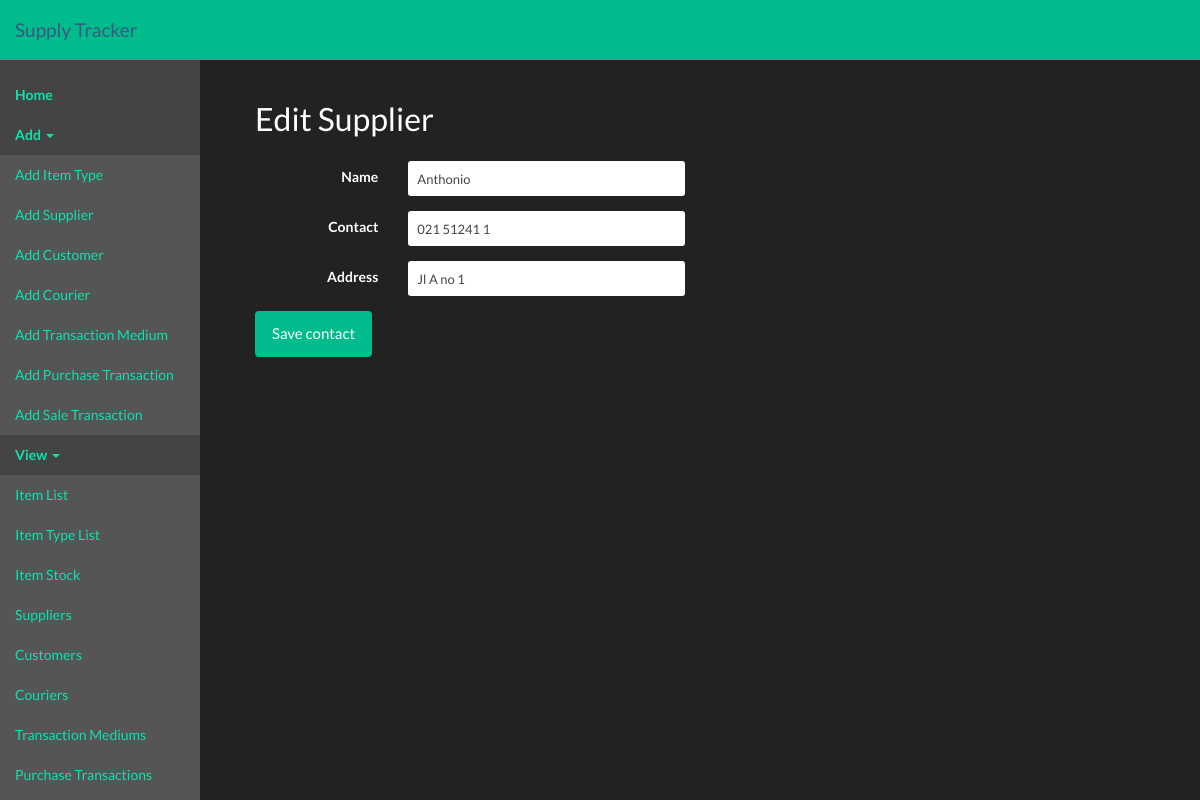
Page /suppliers/edit/1 on the committed database.
### app/models.py (models this page shows, shortened)
class STModel(db.Model):
    __abstract__ = True
    errors = []
    @classmethod
    def get(cls, id):
        return cls.query.get(id)

class Supplier(STModel):
    id = db.Column(db.Integer, primary_key=True)
    name = db.Column(db.String(NAME_LENGTH), index=True, nullable=False)
    contact = db.Column(db.String(CONTACT_LENGTH))
    address = db.Column(db.String(ADDRESS_LENGTH))
    purchase_transactions = db.relationship('PurchaseTransaction', backref='supplier',
                                            lazy='dynamic',
                                            cascade='save-update, merge, delete')

### app/views.py (the view, shortened to what this page needs)
@app.route('/suppliers/edit', methods=['GET', 'POST'])
@app.route('/suppliers/edit/<id>', methods=['GET', 'POST'])
def edit_supplier(id=None):
    if not id:
        return redirect(url_for(suppliers.__name__))
    supplier = models.Supplier.get(id)
    if not supplier:
        return redirect(url_for(suppliers.__name__))
    form = forms.ContactForm(obj=supplier)
    return render_template('edit/edit-supplier.html', form=form)

### app/forms.py
class ContactForm(Form):
    name = StringField(label='Name',
                       validators=[Length(max=models.NAME_LENGTH), InputRequired()])
    contact = StringField(label='Contact',
                          validators=[Length(max=models.CONTACT_LENGTH)])
    address = StringField(label='Address',
                          validators=[Length(max=models.ADDRESS_LENGTH)])
    submit_button = SubmitField(label='Save contact')

### app/__init__.py (called while the page is built)
@event.listens_for(Engine, "connect")
def set_sqlite_pragma(dbapi_connection, connection_record):
    cursor = dbapi_connection.cursor()
    cursor.execute("PRAGMA foreign_keys=ON")
    cursor.close()

### app/templates/edit/edit-supplier.html
{% extends "base.html" %}
{% block content %}
<h2 class="header-title">Edit Supplier</h2>
{% include 'form_templates/contact-form.html' %}
{% endblock %}

### app/templates/_formhelpers.html (shortened to what this page needs)
{% macro render_form_field(field, label_width=2,
  field_width=4, extra_div_class="",
  extra_field_class="", label_visible=true) %}
  {% set div_class='form-group {} {}'.format('has-error' if field.errors else '', extra_div_class) %}
  <div class="{{ div_class }}">
    {% if field.type != 'HiddenField' and label_visible %}
      {% set label_class= "control-label " + "col-xs-" + label_width|string %}
      {{ field.label(class_=label_class + " " + extra_field_class) }}
    {% endif %}
    {% set field_class= "col-xs-" + field_width|string %}
    <div class="{{ field_class }}">
      {{ field(class_='form-control input-sm' + " " + extra_field_class, **kwargs)|safe }}
    </div>
  </div>
{% endmacro %}

### rows in the picture
Supplier: name "Anthonio", contact "021 51241 1", address "Jl A no 1"

### other values in the picture
{{ field.label(class_=label_class + " " + extra_field_class) }} "Name Contact Address"
